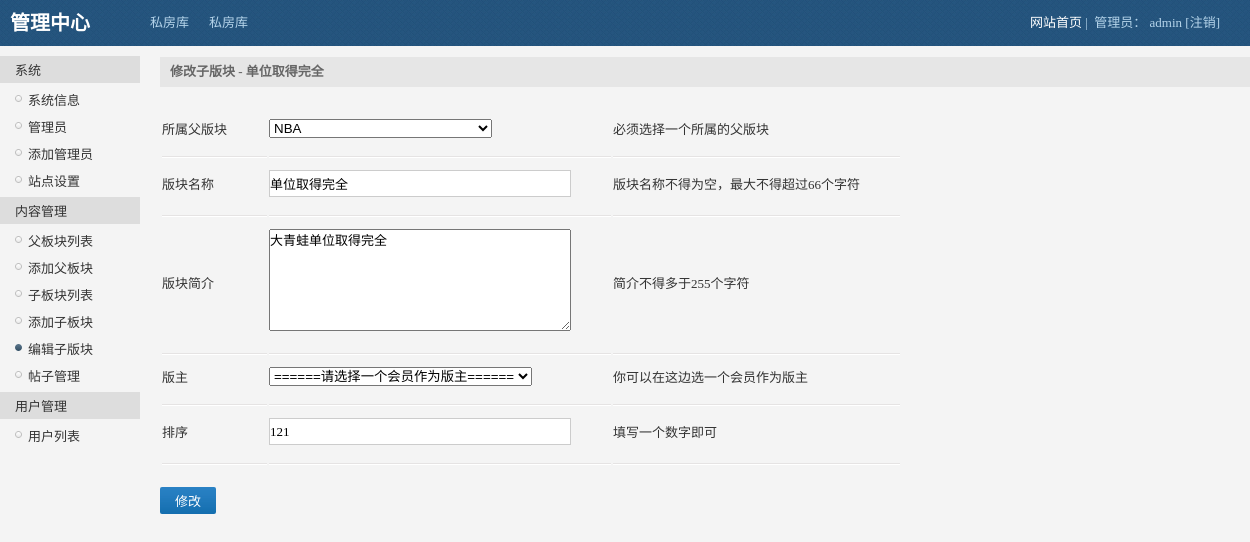
The app's page /sfkbbs/admin/son_module_update.php?id=1 with its own data.
### tables this page shows
CREATE TABLE IF NOT EXISTS `sfk_son_module` (
  `id` int(10) unsigned NOT NULL AUTO_INCREMENT,
  `father_module_id` int(10) unsigned NOT NULL,
  `module_name` varchar(66) NOT NULL,
  `info` varchar(255) NOT NULL,
  `member_id` int(10) unsigned NOT NULL DEFAULT '0',
  `sort` int(10) unsigned NOT NULL DEFAULT '0',
  PRIMARY KEY (`id`)
);

### sfkbbs/inc/mysql.inc.php (called while the page is built, shortened)
<?php
function execute($link,$query){
	$result=mysqli_query($link,$query);
	return $result;
}
?>

### sfkbbs/admin/son_module_update.php (the view, shortened to what this page needs)
<?php
include_once '../inc/mysql.inc.php';
$link=connect();
$query="select * from sfk_son_module where id={$_GET['id']}";
$result=execute($link,$query);
$data=mysqli_fetch_assoc($result);
?>
<?php include 'inc/header.inc.php'?>
<div id="main">
	<div class="title" style="margin-bottom:20px;">修改子版块 - <?php echo $data['module_name']?></div>
	<form method="post">
		<table class="au">
			<tr>
				<td>所属父版块</td>
				<td>
					<select name="father_module_id">
						<?php
						$query="select * from sfk_father_module";
						$result_father=execute($link,$query);
						while ($data_father=mysqli_fetch_assoc($result_father)){
							if($data['father_module_id']==$data_father['id']){
								echo "<option selected='selected' value='{$data_father['id']}'>{$data_father['module_name']}</option>";
							}else{
								echo "<option value='{$data_father['id']}'>{$data_father['module_name']}</option>";
							}
						}
						?>
					</select>
				</td>
				<td>
					必须选择一个所属的父版块
				</td>
			</tr>
			<tr>
				<td>版块名称</td>
				<td><input name="module_name" value="<?php echo $data['module_name']?>" type="text" /></td>
				<td>
					版块名称不得为空，最大不得超过66个字符
				</td>
			</tr>
			<tr>
				<td>版块简介</td>
				<td>
					<textarea name="info"><?php echo $data['info']?></textarea>
				</td>
				<td>
					简介不得多于255个字符
				</td>
			</tr>
			<tr>
				<td>版主</td>
				<td>
					<select name="member_id">
						<option value="0">======请选择一个会员作为版主======</option>
					</select>
				</td>
				<td>
					你可以在这边选一个会员作为版主
				</td>
			</tr>
			<tr>
				<td>排序</td>
				<td><input name="sort"  value="<?php echo $data['sort']?>" type="text" /></td>
				<td>
					填写一个数字即可
				</td>
			</tr>
		</table>
		<input style="margin-top:20px;cursor:pointer;" class="btn" type="submit" name="submit" value="修改" />
	</form>
</div>
<?php include 'inc/footer.inc.php'?>

### sfkbbs/admin/style/public.css (style rules this page uses)
body { overflow-x:hidden; }
body,div,ul,ol,li,dl,dt,dd,h1,h2,h3,h4,h5,h6,form,input,textarea,p { margin:0px; padding:0px; font-size:13px; font-family:Tahoma; }
body { background:#f4f4f4; color:#333; }
#main { width:90%; margin:57px 0 0 160px; }
#main .title { width:100%; height:30px; line-height:30px; text-indent:10px; background:#e6e6e6; color:#666; font-weight:bold; }
input { border:1px solid #ccc; }
input.btn { border-radius:2px; color: #fff; font-family: inherit; padding:4px 15px; text-align: center; background:url(btn.png) 0 -120px #1b75b6; border:0px; }
table.au input { width:300px; height:25px; }
table.au textarea { width:300px; height:100px; }
table.au tr { background:url(hr.png) 0px bottom repeat-x; }
table.au tr td { text-align:left; padding:10px 40px 20px 0; }

### records on screen
sfk_son_module: module_name "单位取得完全", info "大青蛙单位取得完全", sort "121"

### other values on screen
form field father_module_id "NBA"
